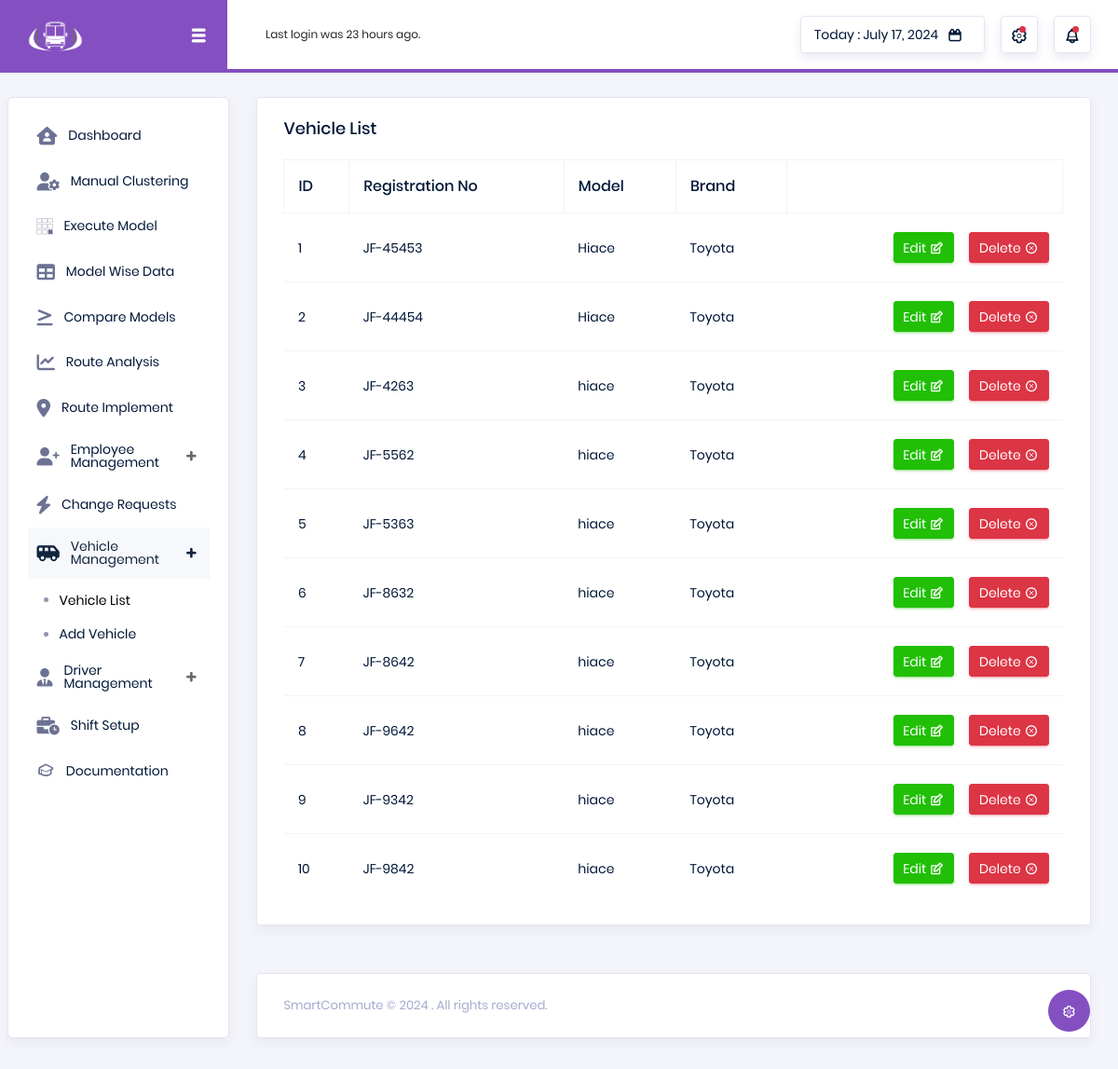
Before: /users/vehicle_list with the older database file.
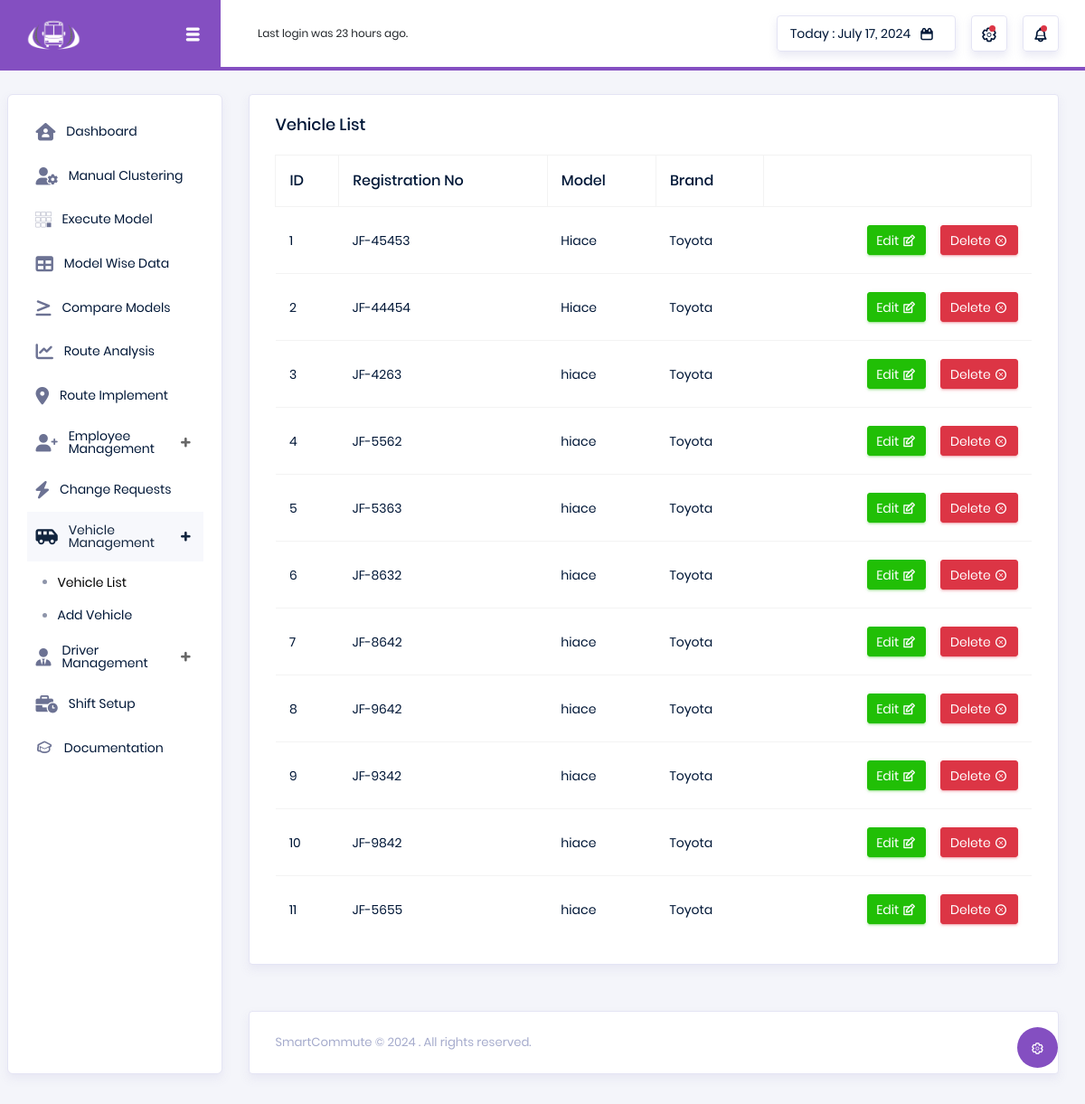
After: the same page with the newer database file.
### users/models.py (models this page shows, shortened)
class Vehicle(models.Model):
    registration_no = models.CharField(max_length=50, unique=True)
    chasis_no = models.CharField(max_length=50, unique=True)
    color = models.CharField(max_length=30)
    type = models.CharField(max_length=30)
    model = models.CharField(max_length=50)
    brand = models.CharField(max_length=50)
    manufacture_date = models.DateField()
    registration_date = models.DateField()
    capacity = models.PositiveIntegerField()
    fuel_type = models.CharField(max_length=30)
    mileage = models.PositiveIntegerField()
    insurance_policy_no = models.CharField(max_length=50, unique=True, blank=True, null=True)
    insurance_expiry_date = models.DateField(blank=True, null=True)
    driver = models.ForeignKey(Driver, on_delete=models.CASCADE, blank=True, null=True)
    path_data = models.JSONField(blank=True, null=True)
    path_data_drop = models.JSONField(blank=True, null=True)
    status = models.CharField(max_length=30,
                              choices=[('active', 'Active'), ('sold', 'Sold'), ('out_of_service', 'Out of Service')],
                              default='active')

### users/views.py (the view)
# urls.py: path('vehicle_list', vehicle_list, name='vehicle_list'),
def vehicle_list(request):
    vehicles = Vehicle.objects.all()
    if request.method == 'POST':
        if 'edit_vehicle' in request.POST:
            vehicle_id = request.POST.get('id')
            vehicle_instance = Vehicle.objects.get(pk=vehicle_id)
            form = VehicleForm(instance=vehicle_instance)
            return render(request, 'users/vehicle_form.html', {'form': form, 'edit_vehicle': True,
                                                               'vehicle_id': vehicle_id, 'current_date': current_date.date, })
    else:
        return render(request, 'users/vehicle_list.html', {'vehicles': vehicles, 'current_date': current_date.date, })

### users/context_processors.py (called while the page is built)
def pending_requests_count(request):
    pending_count = ChangeRequest.objects.filter(status='pending').count()
    if pending_count == 0:
        pending_count = None
    return {'pending_count': pending_count}

### users/templates/users/vehicle_list.html (shortened to what this page needs)
{% extends "users/dashboard.html" %}
{% load static %}
{% block content %}
<div class="content-wrapper">
    <div class="row">
        <div class="col-12 grid-margin">
            <div class="card">
                <div class="card-body">
                    <h4 class="card-title"> Vehicle List </h4>
                      <div class="table-responsive">
                    <table class="table table-hover">
                        <thead>
                        <tr  class="table-bordered" >
                            <th class="ml-5">ID</th>
                            <th>Registration No</th>
                            <th>Model</th>
                            <th>Brand</th>
                            <th></th>
                        </tr>
                        </thead>
                        <tbody>
                        {% for vehicle in vehicles %}
                        <tr>
                            <td>{{vehicle.id}}</td>
                            <td>{{vehicle.registration_no}}</td>
                            <td>{{vehicle.model}}</td>
                            <td>{{vehicle.brand}}</td>
                            <td>
                                    <form method="POST">
                                <div class="d-flex justify-content-end align-items-center ">
                                    <button name="edit_vehicle" id="edit_vehicle"
                                       class="btn btn-success btn-sm btn-icon-text mr-3">
                                        Edit
                                        <i class="typcn typcn-edit btn-icon-append"></i>
                                    </button>
                                    <button type="button" class="btn btn-danger btn-sm btn-icon-text">
                                        Delete
                                        <i class="typcn typcn-delete-outline btn-icon-append"></i>
                                    </button>
                                </div>
                                    </form>
                            </td>
                        </tr>
                        {% endfor %}
                        </tbody>
                    </table>
                      </div>
                </div>
            </div>
        </div>
    </div>
</div>
{% endblock %}

Changed rows visible on the page:
added Vehicle: id "11", registration_no "JF-5655", model "hiace", brand "Toyota"
